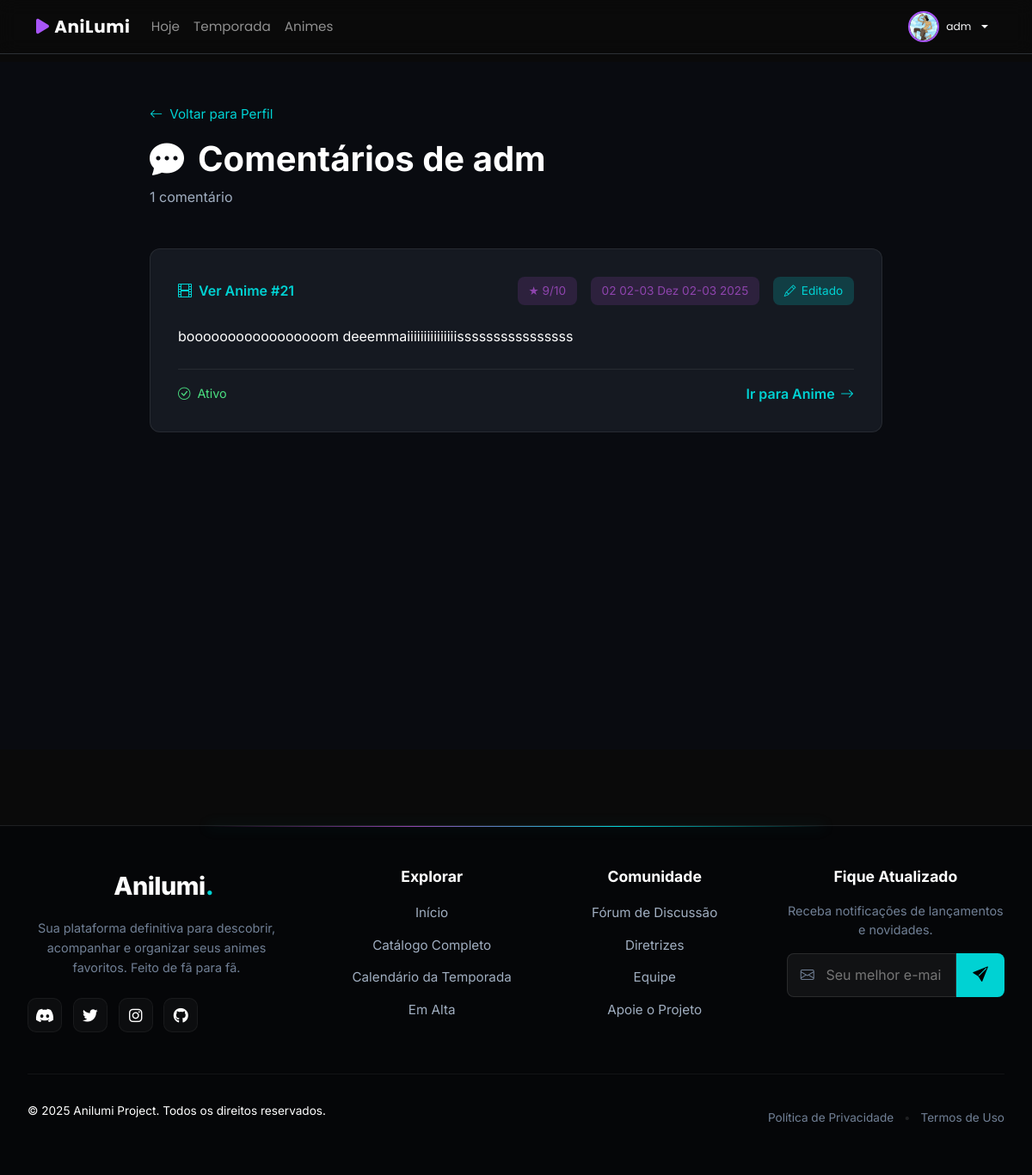
Before: /perfil/adm/comentarios/ (signed in) with the older database file.
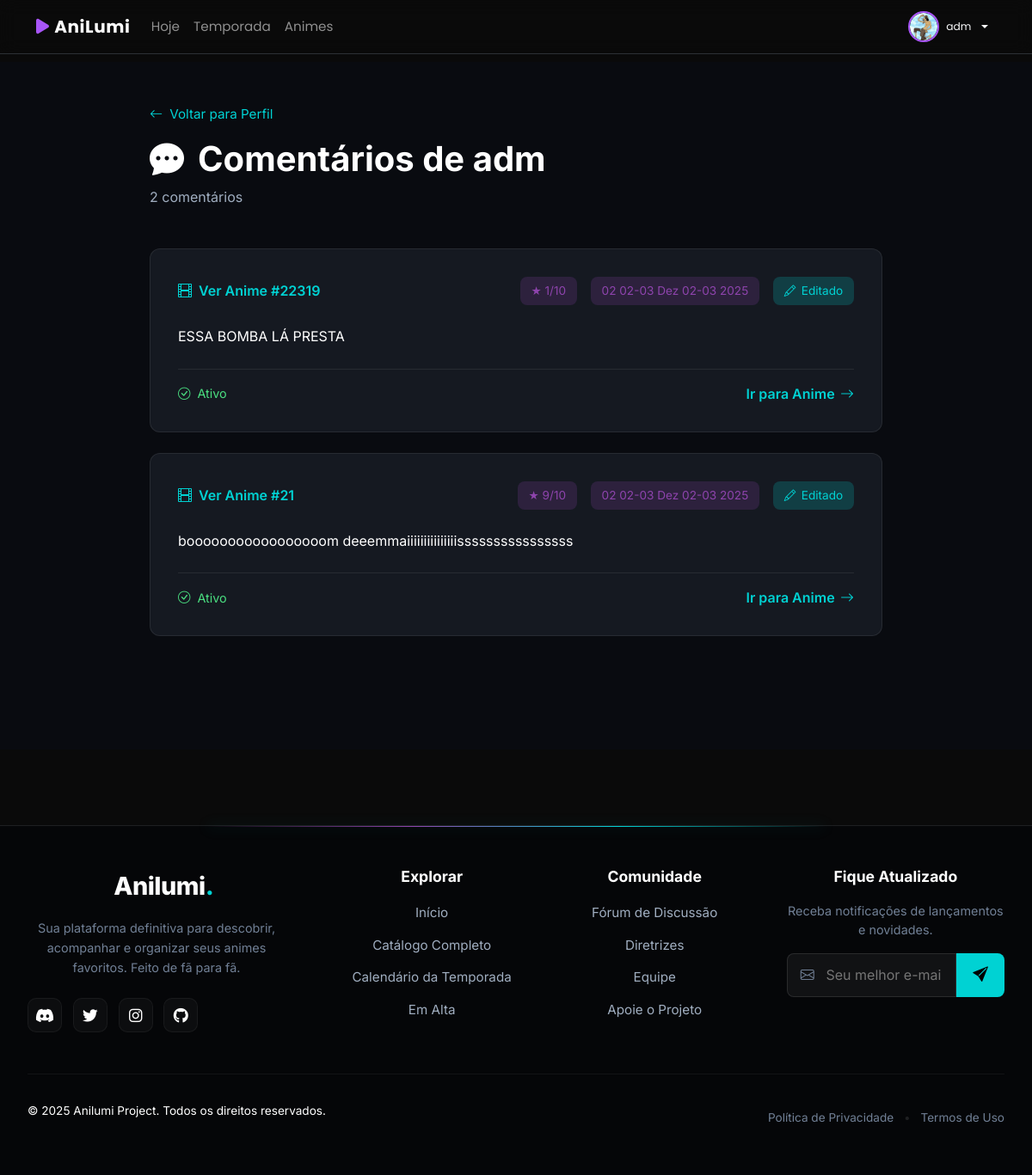
After: the same page with the newer database file.
### perfil/models.py (models this page shows, shortened)
class Perfil(models.Model):
    user = models.OneToOneField(User, on_delete=models.CASCADE, related_name='perfil')
    avatar = models.ImageField(
        upload_to="avatars/%Y/%m/",
        null=True,
        blank=True,
        help_text="Avatar do usuário (recomendado: 200x200px)"
    )
    bio = models.TextField(
        blank=True,
        max_length=500,
        help_text="Biografia do usuário (máx 500 caracteres)"
    )
    criado_em = models.DateTimeField(auto_now_add=True)
    atualizado_em = models.DateTimeField(auto_now=True)
    class Meta:
        verbose_name = 'Perfil'
        verbose_name_plural = 'Perfis'

### comentarios/models.py (models this page shows, shortened)
class Comentario(models.Model):
    anime_id = models.IntegerField(help_text="ID do anime no MyAnimeList")
    user = models.ForeignKey(User, on_delete=models.CASCADE, related_name='comentarios_anime')
    texto = models.TextField(max_length=2000, help_text="Texto do comentário (máx 2000 caracteres)")
    nota = models.IntegerField(
        null=True,
        blank=True,
        validators=[MinValueValidator(1), MaxValueValidator(10)],
        help_text="Nota de 1 a 10 (opcional)"
    )
    criado_em = models.DateTimeField(auto_now_add=True)
    atualizado_em = models.DateTimeField(auto_now=True)
    is_deleted = models.BooleanField(default=False, help_text="Soft delete: marca como deletado sem remover")
    class Meta:
        verbose_name = 'Comentário'
        verbose_name_plural = 'Comentários'
        ordering = ['-criado_em']
        indexes = [
            models.Index(fields=['anime_id', '-criado_em']),
            models.Index(fields=['user', '-criado_em']),
        ]

### perfil/views.py (the view)
# urls.py: path('<str:username>/comentarios/', views.todos_comentarios_usuario, name='todos_comentarios'),
def todos_comentarios_usuario(request, username):
    usuario = get_object_or_404(User, username=username)
    comentarios_qs = usuario.comentarios_anime.filter(
        is_deleted=False
    ).order_by('-criado_em')
    paginator = Paginator(comentarios_qs, 10)
    page_number = request.GET.get('page', 1)
    page_obj = paginator.get_page(page_number)
    context = {
        'usuario': usuario,
        'page_obj': page_obj,
        'comentarios': page_obj.object_list,
        'total': paginator.count,
    }
    return render(request, 'perfil/todos_comentarios.html', context)

### perfil/templates/perfil/todos_comentarios.html (shortened to what this page needs)
{% extends 'base.html' %}
{% load static %}
{% block content %}
<link rel="stylesheet" href="https://cdn.jsdelivr.net/npm/bootstrap-icons@1.11.3/font/bootstrap-icons.min.css">
<link rel="stylesheet" href="https://cdnjs.cloudflare.com/ajax/libs/font-awesome/6.0.0/css/all.min.css">
<div class="anilumi-wrapper">
    <div class="anilumi-container">
        <div class="page-header">
            <a href="{% url 'perfil:ver' usuario.username %}" class="back-link">
                <i class="bi bi-arrow-left"></i> Voltar para Perfil
            </a>
            <h1 class="page-title">
                <i class="bi bi-chat-dots-fill text-cyan"></i> Comentários de {{ usuario.username }}
            </h1>
            <p class="total-text">{{ total }} comentário{{ total|pluralize }}</p>
        </div>
        {% if comentarios %}
            <div class="comments-full-list">
                {% for coment in comentarios %}
                    <div class="comment-full-card">
                        <div class="comment-header-full">
                            <div class="anime-ref">
                                <a href="{% url 'core:anime_detail' coment.anime_id %}" class="anime-link-full">
                                    <i class="bi bi-film"></i> Ver Anime #{{ coment.anime_id }}
                                </a>
                            </div>
                            <div class="comment-meta">
                                {% if coment.nota %}
                                    <span class="rating-badge">★ {{ coment.nota }}/10</span>
                                {% endif %}
                                <span class="date-badge">{{ coment.criado_em|date:"d de M de Y" }}</span>
                                {% if coment.atualizado_em != coment.criado_em %}
                                    <span class="edited-badge"><i class="bi bi-pencil"></i> Editado</span>
                                {% endif %}
                            </div>
                        </div>
                        <div class="comment-content-full">
                            <p>{{ coment.texto }}</p>
                        </div>
                        <div class="comment-footer">
                            {% if coment.is_deleted %}
                                <span class="status-deleted">
                                    <i class="bi bi-trash"></i> Comentário Removido
                                </span>
                            {% else %}
                                <span class="status-active">
                                    <i class="bi bi-check-circle"></i> Ativo
                                </span>
                                <a href="{% url 'core:anime_detail' coment.anime_id %}" class="action-link">
                                    Ir para Anime <i class="bi bi-arrow-right"></i>
                                </a>
                            {% endif %}
                        </div>
                    </div>
                {% endfor %}
            </div>
        {% endif %}
    </div>
</div>
{% endblock %}

### animecalendar/templates/base.html (shortened to what this page needs)
<!doctype html>
<html lang="pt-br">
<head>
  <link
    href="https://cdn.jsdelivr.net/npm/bootstrap@5.3.3/dist/css/bootstrap.min.css"
    rel="stylesheet"
  >
  <link
    rel="stylesheet"
    href="https://cdn.jsdelivr.net/npm/bootstrap-icons@1.11.3/font/bootstrap-icons.css"
  >
  <link
    rel="stylesheet"
    href="https://cdnjs.cloudflare.com/ajax/libs/font-awesome/6.0.0/css/all.min.css"
  >
</head>
<body>
<nav class="navbar navbar-expand-lg navbar-dark fixed-top">
  <div class="container">
    <a class="navbar-brand" href="{% url 'landing' %}">
      <i class="fas fa-play navbar-brand-icon"></i>
      AniLumi
    </a>
    <div class="collapse navbar-collapse" id="mainNavbar">
      <ul class="navbar-nav me-auto mb-2 mb-lg-0">
        <li class="nav-item">
          <a class="nav-link {% if request.resolver_match.url_name == 'landing' %}active{% endif %}"
             href="{% url 'landing' %}">
            Hoje
          </a>
        </li>
        <li class="nav-item">
          <a class="nav-link {% if request.resolver_match.app_name == 'calendar_app' %}active{% endif %}"
             href="{% url 'calendar_app:month_current' %}">
            Temporada
          </a>
        </li>
        <li class="nav-item">
          <a class="nav-link {% if request.resolver_match.app_name == 'anime' %}active{% endif %}"
             href="{% url 'anime:anime_list' %}">
            Animes
          </a>
        </li>
      </ul>
      <div class="d-flex align-items-center gap-3">
        {% if user.is_authenticated %}
          <div class="dropdown">
            <button class="btn btn-link btn-sm text-light dropdown-toggle d-flex align-items-center gap-2" type="button" data-bs-toggle="dropdown" style="text-decoration: none; padding: 0.25rem 0.5rem;">
              {% with perfil=user.perfil %}
                {% if perfil.avatar %}
                  <img
                    src="{{ perfil.avatar.url }}"
                    alt="{{ user.username }}"
                    class="rounded-circle"
                    style="width: 36px; height: 36px; object-fit: cover; border: 2px solid var(--primary);"
                    title="{{ user.username }}"
                  >
                {% else %}
                  <i class="bi bi-person-circle" style="font-size: 1.3rem;"></i>
                {% endif %}
                <span class="d-none d-md-inline small">{{ user.username }}</span>
              {% endwith %}
            </button>
          </div>
        {% endif %}
      </div>
    </div>
  </div>
</nav>
<main class="py-4 mt-5">
  {% block content %}{% endblock %}
</main>
<footer class="anilumi-footer">
    <div class="footer-glow-line"></div>
    <div class="footer-container">
        <div class="footer-grid">
            <div class="footer-brand-col">
                <a href="/" class="footer-logo">Anilumi<span class="dot">.</span></a>
                <p class="brand-desc">
                    Sua plataforma definitiva para descobrir, acompanhar e organizar seus animes favoritos. Feito de fã para fã.
                </p>
                <div class="social-icons">
                    <a href="#" class="social-link discord" aria-label="Discord"><i class="fab fa-discord"></i></a>
                    <a href="#" class="social-link twitter" aria-label="Twitter"><i class="fab fa-twitter"></i></a>
                    <a href="#" class="social-link instagram" aria-label="Instagram"><i class="fab fa-instagram"></i></a>
                    <a href="#" class="social-link github" aria-label="Github"><i class="fab fa-github"></i></a>
                </div>
            </div>
            <div class="footer-nav-col">
                <h4 class="footer-heading">Explorar</h4>
                <ul class="footer-links">
                    <li><a href="{% url 'landing' %}">Início</a></li>
                    <li><a href="{% url 'anime:anime_list' %}">Catálogo Completo</a></li>
                    <li><a href="{% url 'calendar_app:month_current' %}">Calendário da Temporada</a></li>
                    <li><a href="#">Em Alta</a></li>
                </ul>
            </div>
            <div class="footer-nav-col">
                <h4 class="footer-heading">Comunidade</h4>
                <ul class="footer-links">
                    <li><a href="#">Fórum de Discussão</a></li>
                    <li><a href="#">Diretrizes</a></li>
                    <li><a href="#">Equipe</a></li>
                    <li><a href="#">Apoie o Projeto</a></li>
                </ul>
            </div>
            <div class="footer-newsletter-col">
                <h4 class="footer-heading">Fique Atualizado</h4>
                <p class="newsletter-desc">Receba notificações de lançamentos e novidades.</p>
                <form class="newsletter-form" onsubmit="event.preventDefault();">
                    <div class="input-wrapper">
                        <i class="bi bi-envelope"></i>
                        <input type="email" placeholder="Seu melhor e-mail">
                    </div>
                    <button type="submit" class="btn-subscribe">
                        <i class="bi bi-send-fill"></i>
                    </button>
                </form>
            </div>
        </div>
        <div class="footer-bottom">
            <p class="copyright">&copy; 2025 Anilumi Project. Todos os direitos reservados.</p>
            <div class="legal-links">
                <a href="#">Política de Privacidade</a>
                <span class="separator">•</span>
                <a href="#">Termos de Uso</a>
            </div>
        </div>
    </div>
</footer>
</body>
</html>

### animecalendar/templates/base.html (style rules this page uses)
:root { --primary: #a855f7; --primary-hover: #9333ea; --dark-bg: #0a0a0a; --navbar-bg: rgba(10, 10, 10, 0.9); --card-bg: #020617; --text-main: #e5e7eb; --text-sec: #9ca3af; }
body { background: var(--dark-bg); color: var(--text-main); font-family: 'Poppins', -apple-system, BlinkMacSystemFont, system-ui, sans-serif; }
.navbar { background: var(--navbar-bg); backdrop-filter: blur(10px); border-bottom: 1px solid rgba(148, 163, 184, 0.25); }
.navbar-brand { font-weight: 700; letter-spacing: 0.03em; display: flex; align-items: center; gap: 0.35rem; }
.navbar-brand-icon { color: var(--primary); }
.nav-link { font-size: 0.95rem; }
main { min-height: calc(100vh - 72px - 60px); }
footer { background: #0a0a0a; border-top: 1px solid rgba(255, 255, 255, 0.1) !important; color: #ffffff !important; padding: 3rem 0 !important; margin-top: 4rem !important; text-align: center; }
footer a { color: #a855f7; text-decoration: none; transition: all 0.3s ease; }
.anilumi-footer { background-color: #050608; border-top: 1px solid rgba(255, 255, 255, 0.05); padding: 4rem 0 2rem; position: relative; color: #a0aec0; font-family: 'Inter', sans-serif; margin-top: auto; }
.footer-container { max-width: 1400px; margin: 0 auto; padding: 0 2rem; }
.footer-glow-line { position: absolute; top: 0; left: 50%; transform: translateX(-50%); width: 60%; height: 1px; background: linear-gradient(90deg, transparent, #8e44ad, #00d2d3, transparent); box-shadow: 0 0 15px rgba(0, 210, 211, 0.4); }
.footer-grid { display: grid; grid-template-columns: 1.5fr 1fr 1fr 1.2fr; gap: 3rem; margin-bottom: 3rem; }
.footer-logo { font-size: 1.8rem; font-weight: 800; color: #fff; text-decoration: none; margin-bottom: 1rem; display: inline-block; letter-spacing: -0.5px; }
.footer-logo .dot { color: #00d2d3; }
.brand-desc { font-size: 0.9rem; line-height: 1.6; margin-bottom: 1.5rem; color: #718096; max-width: 300px; }
.social-icons { display: flex; gap: 0.8rem; }
.social-link { width: 40px; height: 40px; border-radius: 10px; background: rgba(255, 255, 255, 0.03); border: 1px solid rgba(255, 255, 255, 0.05); display: flex; align-items: center; justify-content: center; color: #fff; text-decoration: none; transition: 0.3s; font-size: 1.1rem; }
.footer-heading { color: #fff; font-size: 1.1rem; font-weight: 700; margin-bottom: 1.2rem; }
.footer-links { list-style: none; padding: 0; margin: 0; }
.footer-links li { margin-bottom: 0.8rem; }
.footer-links a { color: #a0aec0; text-decoration: none; font-size: 0.95rem; transition: 0.2s; position: relative; }
.newsletter-desc { font-size: 0.9rem; margin-bottom: 1rem; color: #718096; }
.newsletter-form { display: flex; position: relative; max-width: 100%; }
.newsletter-form .input-wrapper { position: relative; width: 100%; }
.newsletter-form .input-wrapper i { position: absolute; left: 1rem; top: 50%; transform: translateY(-50%); color: #718096; }
.newsletter-form input { width: 100%; padding: 0.8rem 1rem 0.8rem 2.8rem; background: rgba(255, 255, 255, 0.05); border: 1px solid rgba(255, 255, 255, 0.1); border-radius: 8px; color: #fff; outline: none; transition: 0.3s; border-top-right-radius: 0; border-bottom-right-radius: 0; }
.btn-subscribe { background: #00d2d3; border: none; border-top-right-radius: 8px; border-bottom-right-radius: 8px; padding: 0 1.2rem; color: #000; font-size: 1.1rem; cursor: pointer; transition: 0.3s; }
.footer-bottom { border-top: 1px solid rgba(255, 255, 255, 0.05); padding-top: 2rem; display: flex; justify-content: space-between; align-items: center; font-size: 0.85rem; }
.legal-links a { color: #718096; text-decoration: none; transition: 0.2s; }
.separator { margin: 0 0.5rem; color: rgba(255,255,255,0.1); }

Changed rows visible on the page:
added Comentario: anime_id "22319", nota "1", criado_em "02 02-03 Dez 02-03 2025", shows "Editado", texto "ESSA BOMBA LÁ PRESTA", is_deleted False (drawn)
Other visible differences:
{{ total }}: "1" → "2"
